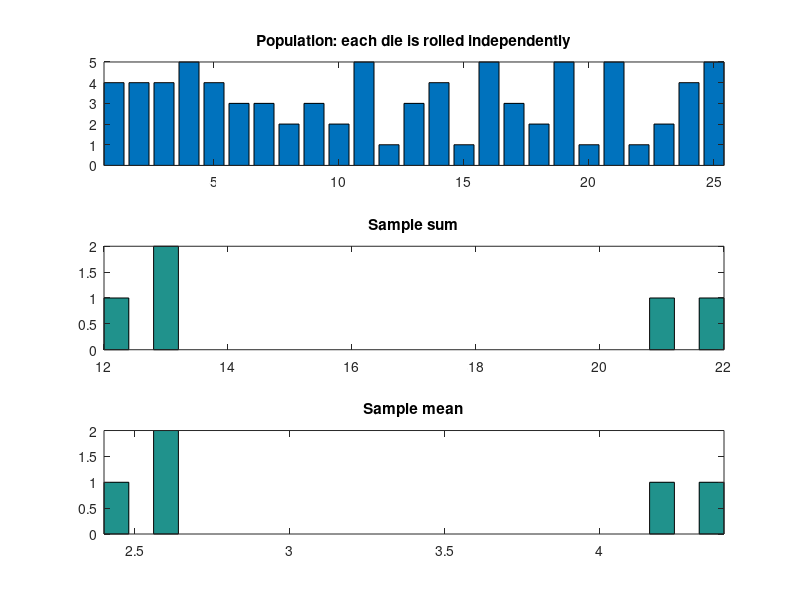

Reproduce this figure in MATLAB.
close all
clear all
display('john horel 2017')
display('demonstrate central limit theorem')
display(' ')
sides = input('enter the number of sides on the die (6 or 10 or...): ')
dice = input('enter the sample size (number of dice to roll at the same time): ')
rolls = input('enter the number of rolls: ')
%get random numbers between 0 and 1 
rd = rand(rolls,dice);
%compute probability that any one number comes up
%convert 0 - 1/sides = 1; 1/sides - 2/sides = 2, etc.
rdd = ceil(sides*rd);
%define the population as all the possible rolls
pop = rdd(:);
%compute the sum and mean of the sample
if(dice>1)
ss = sum(rdd,2);
sm = mean(rdd,2);
else
ss = rdd;
sm = rdd;
end

%now plot
figure(1)
%plot population
subplot(3,1,1)
bar(pop)
axis('tight')
title('Population: each die is rolled independently')
subplot(3,1,2)
%plot sample sum
hist(ss,sides*dice)
axis('tight')
title('Sample sum')
subplot(3,1,3)
%plot sample mean
hist(sm,sides*dice)
axis('tight')
title('Sample mean')

%compute the std of the sample means 
sstd = std(sm,0);
%compute std of population
pstd = std(pop,0);
%does the central limit theorem work? is the following close to sstd?
check = pstd/sqrt(dice);
